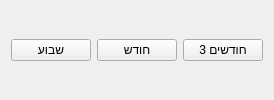
<?xml version="1.0" encoding="UTF-8"?>
<ui version="4.0">
 <class>Form</class>
 <widget class="QWidget" name="Form">
  <layout class="QHBoxLayout" name="horizontalLayout">
   <item>
    <widget class="QPushButton" name="btnWeek">
     <property name="text">
      <string>שבוע</string>
     </property>
    </widget>
   </item>
   <item>
    <widget class="QPushButton" name="btnMonth">
     <property name="text">
      <string>חודש</string>
     </property>
    </widget>
   </item>
   <item>
    <widget class="QPushButton" name="btnThreeMonths">
     <property name="text">
      <string>3 חודשים</string>
     </property>
    </widget>
   </item>
  </layout>
 </widget>
 <resources/>
 <connections/>
</ui>
